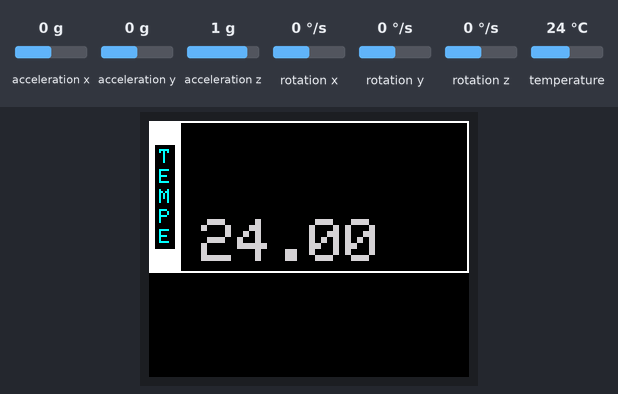
A sketch run on a simulated ESP32. On the bench: 160×128 colour display. The inputs (shaded band) are chosen by the test bench; at power-on: temperature 24 °C, acceleration x 0 g, acceleration y 0 g, acceleration z 1 g, rotation x 0 °/s, rotation y 0 °/s, rotation z 0 °/s. What the sketch prints to the serial monitor is not drawn.

Above: at 1.4 s.
1.5 s: temperature set to 12 °C
At 2.4 s:
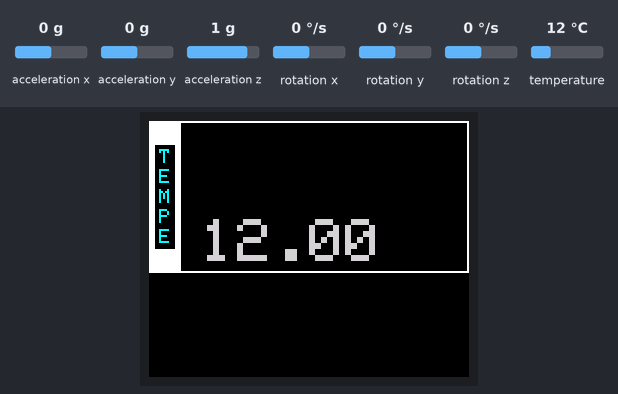
3.3 s: temperature set to 19 °C
At 4.4 s:
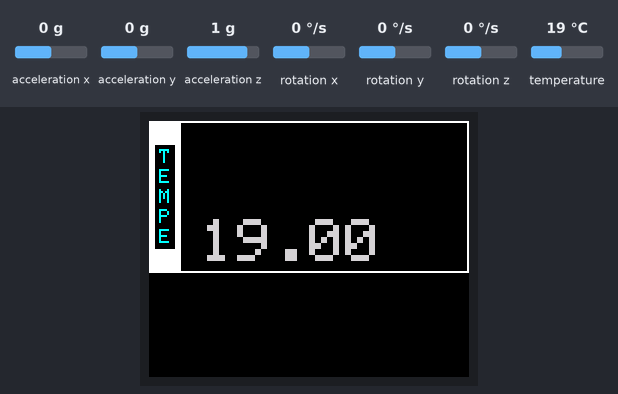
4.9 s: temperature set to 28 °C
At 6.3 s:
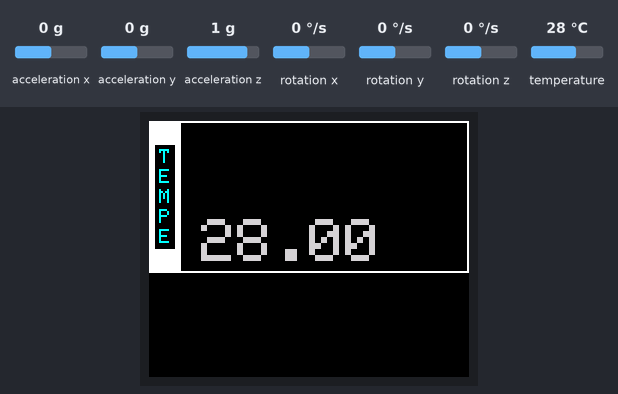
Timing chart, 0 to 7.9 s (numbered marks = the images above; inputs shaded):
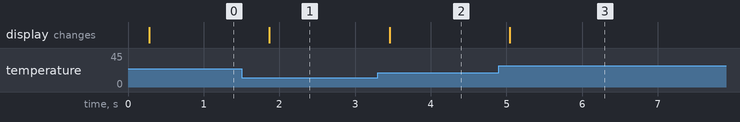

Measured:
- after the input at 1.5 s, the display: changes after 0.37 s (image 1)
- after the input at 3.3 s, the display: changes after 0.16 s (image 2)
- after the input at 4.9 s, the display: changes after 0.14 s (image 3)

The sketch:

main.ino
```cpp
#include <Adafruit_GFX.h>    // Core graphics library
#include <Adafruit_ST7735.h> // Hardware-specific library for ST7735
#include <Adafruit_ST7789.h> // Hardware-specific library for ST7789
#include <Adafruit_MPU6050.h>
#include <Adafruit_Sensor.h>
#include <SPI.h>
#include <Wire.h>

Adafruit_MPU6050 mpu;

#if defined(ARDUINO_FEATHER_ESP32) // Feather Huzzah32
#define TFT_CS         14
#define TFT_RST        15
#define TFT_DC         32

#elif defined(ESP8266)
#define TFT_CS         0
#define TFT_RST        2
#define TFT_DC         15

#else
// For the breakout board, you can use any 2 or 3 pins.
// These pins will also work for the 1.8" TFT shield.
#define TFT_CS        10
#define TFT_RST        9 // Or set to -1 and connect to Arduino RESET pin
#define TFT_DC         8
#endif
//------------------------------
Adafruit_ST7735 tft = Adafruit_ST7735(TFT_CS, TFT_DC, TFT_RST);

void setup(void) {
  Serial.begin(115200);
  while (!Serial)
    delay(10); // will pause Zero, Leonardo, etc until serial console opens

  Serial.println("Adafruit MPU6050 test!");

  // Try to initialize!
  if (!mpu.begin()) {
    Serial.println("Failed to find MPU6050 chip");
    while (1) {
      delay(10);
    }
  }
  Serial.println("MPU6050 Found!");
  tft.initR(INITR_BLACKTAB);      // Init ST7735S chip, black tab

  mpu.setAccelerometerRange(MPU6050_RANGE_8_G);
  Serial.print("Accelerometer range set to: ");
  switch (mpu.getAccelerometerRange()) {
    case MPU6050_RANGE_2_G:
      Serial.println("+-2G");
      break;
    case MPU6050_RANGE_4_G:
      Serial.println("+-4G");
      break;
    case MPU6050_RANGE_8_G:
      Serial.println("+-8G");
      break;
    case MPU6050_RANGE_16_G:
      Serial.println("+-16G");
      break;
  }
  mpu.setGyroRange(MPU6050_RANGE_500_DEG);
  Serial.print("Gyro range set to: ");
  switch (mpu.getGyroRange()) {
    case MPU6050_RANGE_250_DEG:
      Serial.println("+- 250 deg/s");
      break;
    case MPU6050_RANGE_500_DEG:
      Serial.println("+- 500 deg/s");
      break;
    case MPU6050_RANGE_1000_DEG:
      Serial.println("+- 1000 deg/s");
      break;
    case MPU6050_RANGE_2000_DEG:
      Serial.println("+- 2000 deg/s");
      break;
  }

  mpu.setFilterBandwidth(MPU6050_BAND_5_HZ);
  Serial.print("Filter bandwidth set to: ");
  switch (mpu.getFilterBandwidth()) {
    case MPU6050_BAND_260_HZ:
      Serial.println("260 Hz");
      break;
    case MPU6050_BAND_184_HZ:
      Serial.println("184 Hz");
      break;
    case MPU6050_BAND_94_HZ:
      Serial.println("94 Hz");
      break;
    case MPU6050_BAND_44_HZ:
      Serial.println("44 Hz");
      break;
    case MPU6050_BAND_21_HZ:
      Serial.println("21 Hz");
      break;
    case MPU6050_BAND_10_HZ:
      Serial.println("10 Hz");
      break;
    case MPU6050_BAND_5_HZ:
      Serial.println("5 Hz");
      break;
  }

  Serial.println("");
  delay(100);
  #define RGB(r, g, b) ((( r & 0xF8 ) << 8)|(( g & 0xFC ) << 3 )|( b >> 3 ))


  #define BLACK       RGB(  0,   0,   0)
  #define AQUAMARINE  RGB(127, 255, 212)
  #define GREY        RGB(128, 128, 128)
  #define DARKGREY    RGB(169, 169, 169)
  #define LIGHTGREY   RGB(211, 211, 211)
  #define TURQUOISE   RGB( 64, 224, 208)
  #define PINK        RGB(255, 128, 192)
  #define OLIVE       RGB(128, 128,   0)
  #define PURPLE      RGB(128,   0, 128)
  #define AZURE       RGB(  0, 128, 255)
  #define ORANGE      RGB(255, 128,  64)
  #define CYAN        RGB(  0, 255, 255)
  #define DARKCYAN    RGB(  0, 139, 139)
  #define RED         RGB(255,   0,   0)
  #define YELLOW      RGB(255, 255,   0)
  #define WHITE       RGB(255, 255, 255)
  #define BLUE        RGB(  0,   0, 255)
  #define GREEN       RGB(  0, 255,   0)
}

void loop() {
  tft.setRotation(1);
  tft.fillScreen(BLACK);                           // blanking display
  tft.drawRect(0, 0, tft.width(), 76, WHITE);      // draw rectangle (x, y, w, h, color)
  tft.fillRect(0, 0, 16, 76, WHITE);
  tft.fillRect(3, 12, 10, 52, BLACK);
  tft.setTextSize(1);                              // text size = 1
  tft.setTextColor(CYAN, BLACK);                   // set text color to cyan and black background
  tft.setCursor(5, 14);                            // move cursor to position (5, 14) pixel
  tft.print( "T" );
  tft.setCursor(5, 24);                            // move cursor to position (5, 24) pixel
  tft.print( "E" );
  tft.setCursor(5, 34);                            // move cursor to position (5, 34) pixel
  tft.print( "M" );
  tft.setCursor(5, 44);                            // move cursor to position (5, 44) pixel
  tft.print( "P" );
  tft.setCursor(5, 54);                            // move cursor to position (5, 54) pixel
  tft.print( "E" );
  main_part();
}
void main_part() {
  sensors_event_t a, g, temp;
  mpu.getEvent(&a, &g, &temp);
  tft.setTextSize(3);                                // text size = 3
  tft.setCursor(26, 49);                             // move cursor to position (26, 49) pixel
  tft.setTextColor(LIGHTGREY, BLACK);                // set text color to lightgrey and black background
  tft.print(temp.temperature);
  delay(500);
}
```
